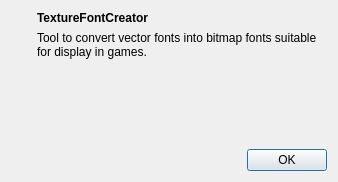
<?xml version="1.0" encoding="UTF-8"?>
<ui version="4.0">
 <class>Dialog</class>
 <widget class="QDialog" name="Dialog">
  <property name="geometry">
   <rect>
    <x>0</x>
    <y>0</y>
    <width>338</width>
    <height>182</height>
   </rect>
  </property>
  <property name="windowTitle">
   <string>About</string>
  </property>
  <layout class="QHBoxLayout" name="horizontalLayout">
   <item>
    <layout class="QVBoxLayout" name="verticalLayout_2">
     <item>
      <widget class="QLabel" name="label">
       <property name="text">
        <string/>
       </property>
       <property name="pixmap">
        <pixmap resource="graphics.qrc">:/icon.png</pixmap>
       </property>
      </widget>
     </item>
     <item>
      <spacer name="verticalSpacer_2">
       <property name="orientation">
        <enum>Qt::Vertical</enum>
       </property>
       <property name="sizeHint" stdset="0">
        <size>
         <width>20</width>
         <height>40</height>
        </size>
       </property>
      </spacer>
     </item>
    </layout>
   </item>
   <item>
    <layout class="QVBoxLayout" name="verticalLayout">
     <item>
      <widget class="QLabel" name="label_2">
       <property name="font">
        <font>
         <bold>true</bold>
        </font>
       </property>
       <property name="text">
        <string>TextureFontCreator</string>
       </property>
      </widget>
     </item>
     <item>
      <widget class="QLabel" name="label_3">
       <property name="text">
        <string>Tool to convert vector fonts into bitmap fonts suitable for display in games.</string>
       </property>
       <property name="wordWrap">
        <bool>true</bool>
       </property>
      </widget>
     </item>
     <item>
      <spacer name="verticalSpacer">
       <property name="orientation">
        <enum>Qt::Vertical</enum>
       </property>
       <property name="sizeHint" stdset="0">
        <size>
         <width>20</width>
         <height>40</height>
        </size>
       </property>
      </spacer>
     </item>
     <item>
      <layout class="QHBoxLayout" name="horizontalLayout_2">
       <item>
        <spacer name="horizontalSpacer">
         <property name="orientation">
          <enum>Qt::Horizontal</enum>
         </property>
         <property name="sizeHint" stdset="0">
          <size>
           <width>40</width>
           <height>20</height>
          </size>
         </property>
        </spacer>
       </item>
       <item>
        <widget class="QPushButton" name="okPushButton">
         <property name="text">
          <string>OK</string>
         </property>
        </widget>
       </item>
      </layout>
     </item>
    </layout>
   </item>
  </layout>
 </widget>
 <resources>
  <include location="graphics.qrc"/>
 </resources>
 <connections>
  <connection>
   <sender>okPushButton</sender>
   <signal>clicked()</signal>
   <receiver>Dialog</receiver>
   <slot>accept()</slot>
   <hints>
    <hint type="sourcelabel">
     <x>301</x>
     <y>163</y>
    </hint>
    <hint type="destinationlabel">
     <x>159</x>
     <y>159</y>
    </hint>
   </hints>
  </connection>
 </connections>
</ui>
